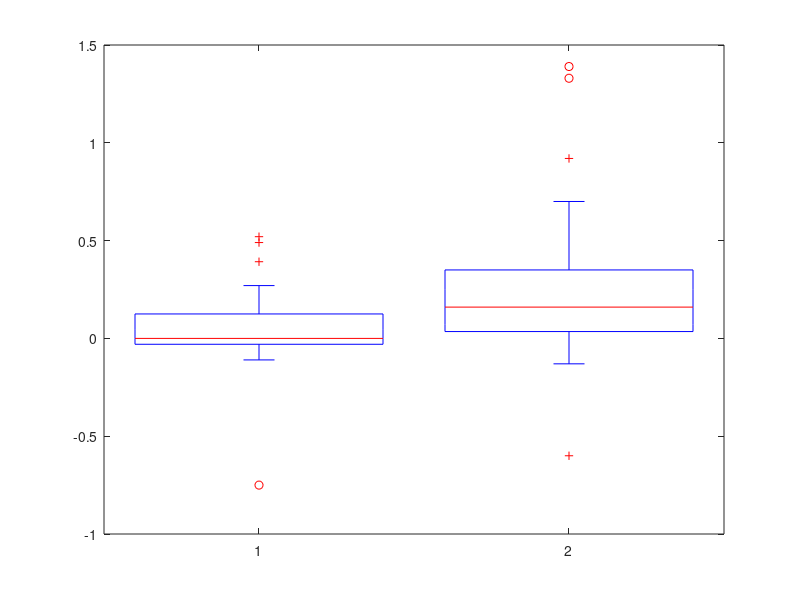

The MATLAB script that drew this image:
%% Hypothesis Testing
TrueBounds = zeros(31, 2);
PredBounds = zeros(31, 2);
diff = zeros(31, 2);

% trajectory 3: STNBounds(3, :) = [0.65, -3.82];
TrueBounds(1, :) = [0.65, -3.82];
PredBounds(1, :) = [0.71, -3.81];

% trajectory 6: STNBounds(2, :) = [5.51, 0.80];
TrueBounds(2, :) = [5.51, 0.80];
PredBounds(2, :) = [6.00, 1.50];

% trajectory 7: STNBounds(3, :) = [4.20, -0.40];
TrueBounds(3, :) = [4.20, -0.40];
PredBounds(3, :) = [4.09, -0.09];

% trajectory 9: STNBounds(9, :) = [5.12, 0.30];
TrueBounds(4, :) = [5.12, 0.30];
PredBounds(4, :) = [5.08, 0.21];

% trajectory 10: STNBounds(10, :) = [0.90, -2.50];
TrueBounds(5, :) = [0.90, -2.50];
PredBounds(5, :) = [0.83, -2.47];

% trajectory 14: STNBounds(14, :) = [4.20, -1.20];
TrueBounds(6, :) = [4.20, -1.20];
PredBounds(6, :) = [4.20, -1.33];

% trajectory 15: STNBounds(15, :) = [2.60, 0.70];
TrueBounds(7, :) = [2.60, 0.70];
PredBounds(7, :) = [2.58, 0.76];

% trajectory 16: STNBounds(16, :) = [5.60, 1.30];
TrueBounds(8, :) = [5.60, 1.30];
PredBounds(8, :) = [5.85, 1.89];

% trajectory 17: STNBounds(17, :) = [6.56, 2.00];
TrueBounds(9, :) = [6.56, 2.00];
PredBounds(9, :) = [6.58, 2.37];


% trajectory 21 STNBounds(21, :) = [3.72, -1.72];
TrueBounds(10, :) = [3.72, -1.72];
PredBounds(10, :) = [3.72, -1.68];

% trajectory 23 STNBounds(23, :) = [5.44, 1.45];
TrueBounds(11, :) = [5.44, 1.45];
PredBounds(11, :) = [5.63, 1.75];

% trajectory 26 STNBounds(26, :) = [1.10, -3.00];
TrueBounds(12, :) = [1.10, -3.00];
PredBounds(12, :) = [1.24, -2.79];

% trajectory 27 STNBounds(27, :) = [1.96, -3.50];
TrueBounds(13, :) = [1.96, -3.50];
PredBounds(13, :) = [1.89, -3.34];

% trajectory 28 STNBounds(28, :) = [2.55, -1.59];
TrueBounds(14, :) = [2.55, -1.59];
PredBounds(14, :) = [2.62, -1.40];

% trajectory 30 STNBounds(30, :) = [2.15, -2.50];
TrueBounds(15, :) = [2.15, -2.50];
PredBounds(15, :) = [2.18, -2.36];

% trajectory 31 STNBounds(31, :) = [5.94, 1.73];
TrueBounds(16, :) = [5.94, 1.73];
PredBounds(16, :) = [6.07, 1.85];

% trajectory 32 STNBounds(32, :) = [4.30, 0.62];
TrueBounds(17, :) = [4.30, 0.62];
PredBounds(17, :) = [4.82, 0.71];

% trajectory 36 STNBounds(36, :) = [4.40, 0.34];
TrueBounds(18, :) = [4.40, 0.34];
PredBounds(18, :) = [4.52, 0.67];

% trajectory 38 STNBounds(38, :) = [3.11, -0.10];
TrueBounds(19, :) = [3.11, -0.10];
PredBounds(19, :) = [3.12, 0.14];

% trajectory 39 STNBounds(39, :) = [4.93, -0.26];
TrueBounds(20, :) = [4.93, -0.26];
PredBounds(20, :) = [4.91, -0.19];

% trajectory 40? STNBounds(40, :) = [0.00, -4.00];
TrueBounds(21, :) = [0.00, -4.00];
PredBounds(21, :) = [0.27, -4.60];

% trajectory 41 STNBounds(41, :) = [4.36, 0.26];
TrueBounds(22, :) = [4.36, 0.26];
PredBounds(22, :) = [4.35, 0.25];

% trajectory 45 STNBounds(45, :) = [4.12, 0.64];
TrueBounds(23, :) = [4.12, 0.64];
PredBounds(23, :) = [4.11, 0.63];

% trajectory 47 STNBounds(47, :) = [6.65, 1.65];
TrueBounds(24, :) = [6.65, 1.65];
PredBounds(24, :) = [7.042, 2.12];

% trajectory 48 STNBounds(48, :) = [5.98, 0.50];
TrueBounds(25, :) = [5.98, 0.50];
PredBounds(25, :) = [5.98, 0.65];

% trajectory 29? STNBounds(29, :) = [2.55, -1.04];
TrueBounds(26, :) = [2.55, -1.04];
PredBounds(26, :) = [1.80, -0.12];

% ? trajectory 22 STNBounds(22, :) = [4.50, -0.25];
TrueBounds(27, :) = [4.50, -0.25];
PredBounds(27, :) = [4.50, 1.08];

% ? trajectory 20 STNBounds(20, :) = [4.40, -1.40];
TrueBounds(28, :) = [4.40, -1.40];
PredBounds(28, :) = [4.39, -0.01];

% trajectory 50 STNBounds(50, :) = [5.90, -0.11];
TrueBounds(29, :) = [5.90, -0.11];
PredBounds(29, :) = [5.81, 0.06];

% trajectory 52 STNBounds(52, :) = [5.30, -0.05];
TrueBounds(30, :) = [5.30, -0.05];
PredBounds(30, :) = [5.22, -0.06];

% trajectory 53 STNBounds(53, :) = [3.10, -1.80];
TrueBounds(31, :) = [3.10, -1.80];
PredBounds(31, :) = [3.06, -1.42];


n = size(diff, 1);
diff = PredBounds - TrueBounds;
mean(diff)
std(diff)
ts = tinv([0.025  0.975], n-1)
disp("95% CI for STN entry:")
CI = mean(diff(:, 1)) + ts * std(diff(:, 1))/sqrt(n)
disp("95% CI for STN exit:")
CI = mean(diff(:, 2)) + ts * std(diff(:, 2))/sqrt(n)

%% Scatter plot
% (0) Set up index
for i = 1 : length(diff)
    diff(i, 3) = i;
end

% (1) STN Entry
scatter(diff(:, 3), diff(:, 1), 30, 'k', 'o', 'filled')
ylim([-2 2])

% (2) STN Exit
scatter(diff(:, 3), diff(:, 2), 30, 'k', 'x')
ylim([-2 2])

%% Boxplot
boxplot(diff(:, 1:2))


